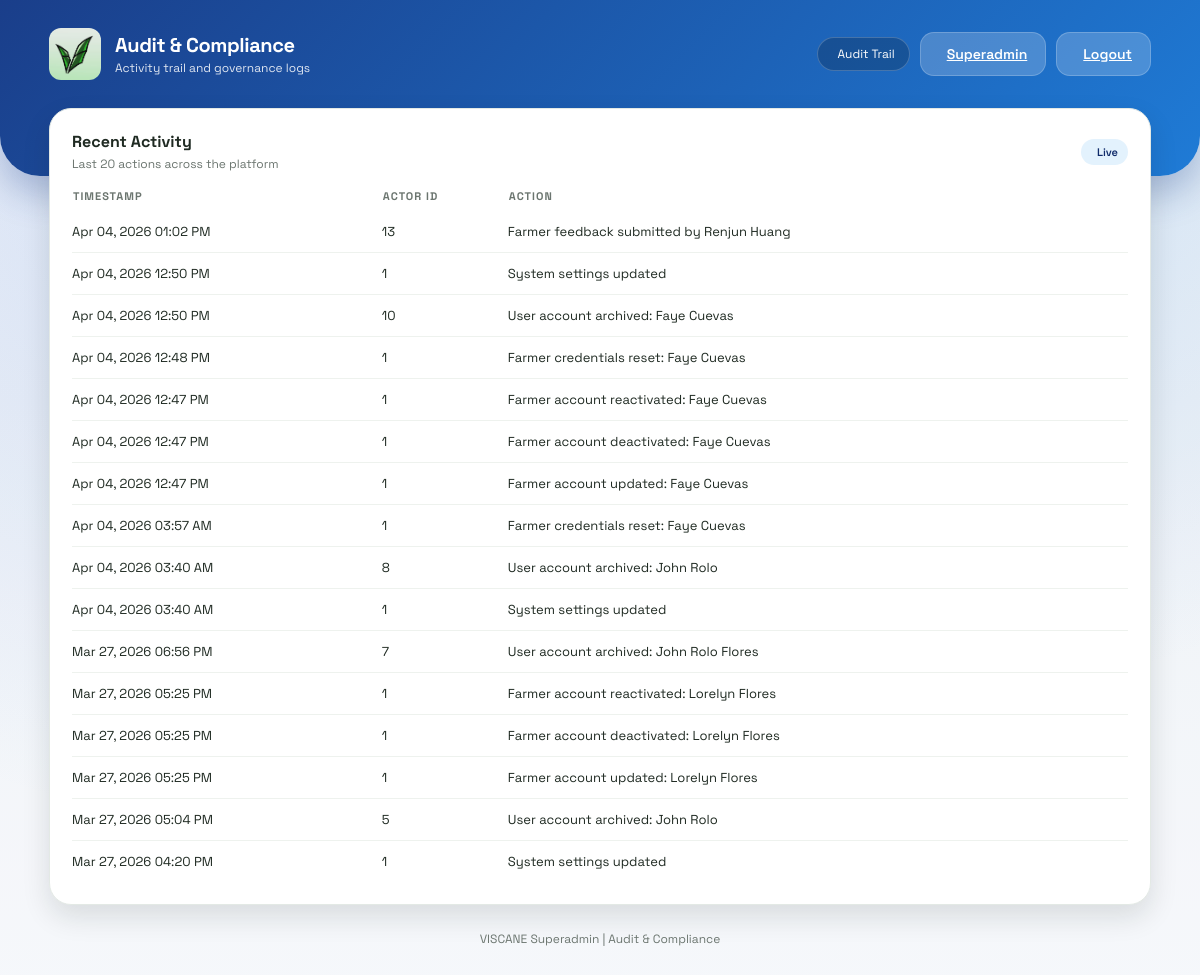
The app's page /superadmin/audit (signed in), older data.
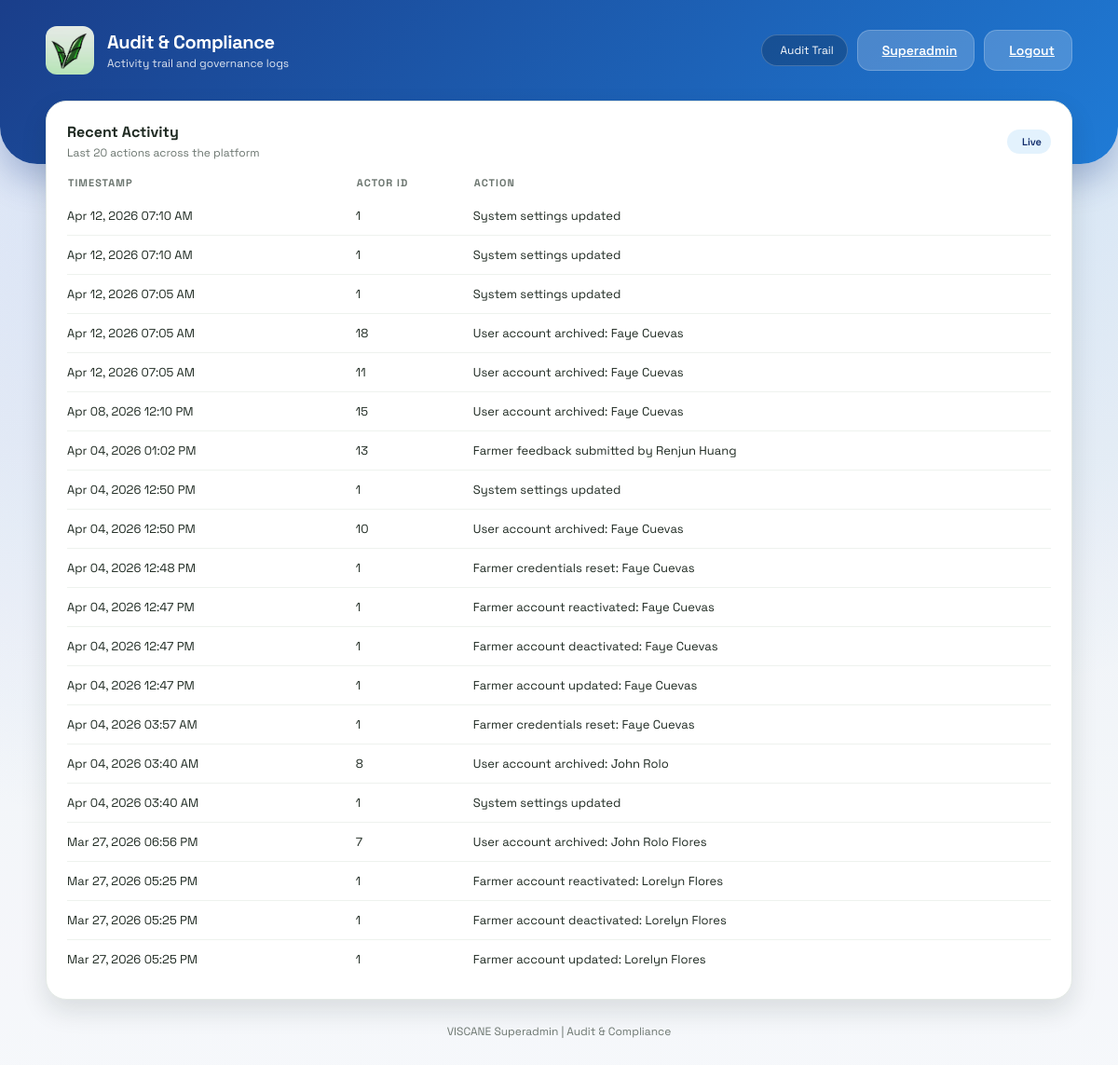
The same page, newer data.
### models.py (models this page shows)
class AuditLog(db.Model):
    id = db.Column(db.Integer, primary_key=True)
    user_id = db.Column(db.Integer, nullable=True)
    action = db.Column(db.String(255), nullable=False)
    timestamp = db.Column(db.DateTime, default=datetime.utcnow, nullable=False)

### app.py (the view)
@app.route('/superadmin/audit')
@role_required('superadmin')
def superadmin_audit():
    logs = AuditLog.query.order_by(AuditLog.timestamp.desc()).limit(20).all()
    return render_template('superadmin_audit.html', logs=logs, current_admin=get_current_admin())

### app.py (called while the page is built)
def role_required(required_role):
    def decorator(view):
        @wraps(view)
        def wrapped(*args, **kwargs):
            admin_id = session.get('admin_id')
            if not admin_id:
                return redirect(url_for('admin_login'))
            admin = Admin.query.get(admin_id)
            if not admin or admin.is_archived or admin.role != required_role:
                return redirect(url_for('admin_portal'))
            return view(*args, **kwargs)
        return wrapped
    return decorator

def get_current_admin():
    admin_id = session.get('admin_id')
    if not admin_id:
        return None
    admin = Admin.query.get(admin_id)
    if not admin or admin.is_archived:
        return None
    return admin

### templates/superadmin_audit.html (shortened to what this page needs)
<!DOCTYPE html>
<html lang="en">
<head>
    <link rel="stylesheet" href="{{ url_for('static', filename='style.css') }}">
</head>
<body class="admin-layout">
    <header class="dashboard-header">
        <div class="header-content">
            <div class="brand">
                <div class="brand-icon">
                    <img src="{{ url_for('static', filename='logo.jpg') }}" alt="VISCANE Logo" style="width: 100%; height: 100%; object-fit: cover; border-radius: 12px;">
                </div>
                <div>
                    <p class="brand-title">Audit & Compliance</p>
                    <p class="brand-subtitle">Activity trail and governance logs</p>
                </div>
            </div>
            <div class="header-actions">
                <div class="status-pill">
                    Audit Trail
                </div>
                <a class="btn light" href="/superadmin">
                    Superadmin
                </a>
                <a class="btn light" href="/admin-logout">
                    Logout
                </a>
            </div>
        </div>
    </header>
    <main class="dashboard-container fade-in">
        <section class="panel">
            <div class="panel-header">
                <div>
                    <h3 class="panel-title">Recent Activity</h3>
                    <p class="panel-subtitle">Last 20 actions across the platform</p>
                </div>
                <span class="badge">Live</span>
            </div>
            <table class="data-table">
                <thead>
                    <tr>
                        <th>Timestamp</th>
                        <th>Actor ID</th>
                        <th>Action</th>
                    </tr>
                </thead>
                <tbody>
                    {% if logs %}
                        {% for log in logs %}
                            <tr>
                                <td>{{ log.timestamp.strftime('%b %d, %Y %I:%M %p') }}</td>
                                <td>{{ log.user_id if log.user_id else 'System' }}</td>
                                <td>{{ log.action }}</td>
                            </tr>
                        {% endfor %}
                    {% else %}
                        <tr>
                            <td colspan="3">No audit entries available yet.</td>
                        </tr>
                    {% endif %}
                </tbody>
            </table>
        </section>
        <div class="footer-link">VISCANE Superadmin | Audit & Compliance</div>
    </main>
</body>
</html>

Row changes from the older to the newer data that the page shows:
no longer on this page (row unchanged): AuditLog: timestamp "Mar 27, 2026 05:04 PM", user "5", action "User account archived: John Rolo"
no longer on this page (row unchanged): AuditLog: timestamp "Mar 27, 2026 04:20 PM", user "1", action "System settings updated"
added AuditLog: timestamp "Apr 12, 2026 07:10 AM", user "1", action "System settings updated"
added AuditLog: timestamp "Apr 12, 2026 07:10 AM", user "1", action "System settings updated"
added AuditLog: timestamp "Apr 12, 2026 07:05 AM", user "1", action "System settings updated"
added AuditLog: timestamp "Apr 12, 2026 07:05 AM", user "18", action "User account archived: Faye Cuevas"
added AuditLog: timestamp "Apr 12, 2026 07:05 AM", user "11", action "User account archived: Faye Cuevas"
added AuditLog: timestamp "Apr 08, 2026 12:10 PM", user "15", action "User account archived: Faye Cuevas"
